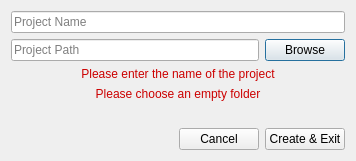
<?xml version="1.0" encoding="UTF-8"?>
<ui version="4.0">
 <class>NewGameProjectDialog</class>
 <widget class="QDialog" name="NewGameProjectDialog">
  <property name="geometry">
   <rect>
    <x>0</x>
    <y>0</y>
    <width>356</width>
    <height>161</height>
   </rect>
  </property>
  <property name="windowTitle">
   <string>Dialog</string>
  </property>
  <layout class="QVBoxLayout" name="verticalLayout">
   <item>
    <layout class="QVBoxLayout" name="verticalLayout_2">
     <item>
      <layout class="QHBoxLayout" name="horizontalLayout">
       <item>
        <widget class="QLineEdit" name="m_project_name_edit">
         <property name="placeholderText">
          <string>Project Name</string>
         </property>
        </widget>
       </item>
      </layout>
     </item>
    </layout>
   </item>
   <item>
    <layout class="QVBoxLayout" name="verticalLayout_3">
     <property name="bottomMargin">
      <number>0</number>
     </property>
     <item>
      <layout class="QHBoxLayout" name="horizontalLayout_2">
       <item>
        <widget class="QLineEdit" name="m_project_path_edit">
         <property name="placeholderText">
          <string>Project Path</string>
         </property>
        </widget>
       </item>
       <item>
        <widget class="QPushButton" name="m_browse_button">
         <property name="text">
          <string>Browse</string>
         </property>
        </widget>
       </item>
      </layout>
     </item>
    </layout>
   </item>
   <item>
    <widget class="QLabel" name="m_project_name_error_label">
     <property name="text">
      <string>&lt;html&gt;&lt;head/&gt;&lt;body&gt;&lt;p&gt;&lt;span style=&quot; font-size:9pt; color:#cc0000;&quot;&gt;Please enter the name of the project&lt;/span&gt;&lt;/p&gt;&lt;/body&gt;&lt;/html&gt;</string>
     </property>
     <property name="alignment">
      <set>Qt::AlignCenter</set>
     </property>
    </widget>
   </item>
   <item>
    <widget class="QLabel" name="m_project_path_error_label">
     <property name="text">
      <string>&lt;html&gt;&lt;head/&gt;&lt;body&gt;&lt;p&gt;&lt;span style=&quot; font-size:9pt; color:#cc0000;&quot;&gt;Please choose an empty folder&lt;/span&gt;&lt;/p&gt;&lt;/body&gt;&lt;/html&gt;</string>
     </property>
     <property name="alignment">
      <set>Qt::AlignCenter</set>
     </property>
    </widget>
   </item>
   <item>
    <spacer name="verticalSpacer">
     <property name="orientation">
      <enum>Qt::Vertical</enum>
     </property>
     <property name="sizeHint" stdset="0">
      <size>
       <width>20</width>
       <height>40</height>
      </size>
     </property>
    </spacer>
   </item>
   <item>
    <layout class="QHBoxLayout" name="horizontalLayout_3">
     <item>
      <spacer name="horizontalSpacer">
       <property name="orientation">
        <enum>Qt::Horizontal</enum>
       </property>
       <property name="sizeHint" stdset="0">
        <size>
         <width>40</width>
         <height>20</height>
        </size>
       </property>
      </spacer>
     </item>
     <item>
      <widget class="QPushButton" name="m_cancel_button">
       <property name="text">
        <string>Cancel</string>
       </property>
      </widget>
     </item>
     <item>
      <widget class="QPushButton" name="m_create_and_exit_button">
       <property name="text">
        <string>Create &amp;&amp; Exit</string>
       </property>
      </widget>
     </item>
    </layout>
   </item>
  </layout>
 </widget>
 <resources/>
 <connections/>
</ui>
